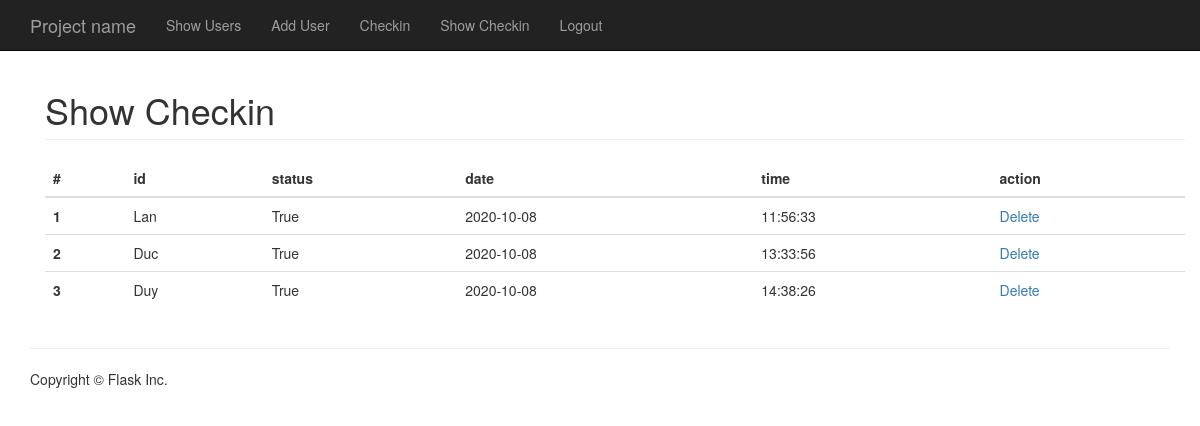
/showcheckin (signed in), run on the app's committed database.
### app/models.py (models this page shows, shortened)
class User(db.Model):
    __tablename__ = 'users'
    id = db.Column(db.Integer, primary_key = True)
    name = db.Column(db.String(255))

class Check_in(db.Model):
    __tablename__ = 'date_time'
    id = db.Column(db.Integer, primary_key = True)
    id_nv = db.Column(db.Integer)
    status = db.Column(db.Boolean)
    date = db.Column(db.String(255))
    time = db.Column(db.String(255))

### app/views.py (the view)
@app.route('/showcheckin')
def show_checkin():
    print('SESSION SHOW CHECKIN ', session)
    if (len(session) != 0):
        checkin = db.session.query(Check_in.id, Check_in.id_nv, Check_in.status, Check_in.date,Check_in.time, User.name).filter_by(id_nv= User.id).all()
        return render_template('show_checkin.html', users=checkin)
    else :
        return redirect(url_for('login'))

### app/templates/show_checkin.html (shortened to what this page needs)
{% extends 'base.html' %}
{% block main %}
<div class="container">
  <h1 class="page-header">Show Checkin</h1>
    <table class="table">
  <thead>
    <tr>
      <th scope="col">#</th>
      <th scope="col">id</th>
      <th scope="col">status</th>
      <th scope="col">date</th>
      <th scope="col">time</th>
      <th scope="col">action</th>
    </tr>
  </thead>
  <tbody>
  {% for i in range(users| length) %}
    <tr>
      <th scope="row">{{ i+1 }}</th>
      <td>{{ users[i].name }}</td>
      <td>{{ users[i].status }}</td>
      <td>{{ users[i].date }}</td>
      <td>{{ users[i].time }}</td>
      <td><a href="./remove/checkin/{{ users[i].id }}">Delete</a></td>
    </tr>
    {% endfor %}
  </tbody>
</table>
</div>
{% endblock %}

### app/templates/base.html (shortened to what this page needs)
<!DOCTYPE html>
<html lang="en">
  <head>
    <link href="/static/css/bootstrap.min.css" rel="stylesheet">
    <link rel="stylesheet" href="/static/css/app.css">
  </head>
  <body>
    <header>
        {% include "header.html" %}
    </header>
    <main>
        <div class="container">
            {% block main %}{% endblock %}
        </div>
    </main>
    <footer>
        <div class="container">
            {% include "footer.html" %}
        </div>
    </footer>
  </body>
</html>

### app/templates/header.html (shortened to what this page needs)
<nav class="navbar navbar-inverse navbar-fixed-top">
      <div class="container">
        <div class="navbar-header">
          <a class="navbar-brand" href="#">Project name</a>
        </div>
        <div id="navbar" class="collapse navbar-collapse">
          <ul class="nav navbar-nav">
            <li><a href="{{ url_for('show_users') }}">Show Users</a></li>
            <li><a href="{{ url_for('add_user') }}">Add User</a></li>
            <li><a href="{{ url_for('checkin') }}">Checkin</a></li>
            <li><a href="{{ url_for('show_checkin') }}">Show Checkin</a></li>
            <li><a href="{{ url_for('logout') }}">Logout</a></li>
          </ul>
        </div>
      </div>
</nav>

### app/templates/footer.html
<hr>
<p>Copyright &copy; Flask Inc.</p>

### app/static/css/app.css (style rules this page uses)
body { padding-top: 50px; }

### data on the page
User: name "Lan"
Check_in: date "2020-10-08", time "11:56:33"
User: name "Duc"
Check_in: date "2020-10-08", time "13:33:56"
User: name "Duy"
Check_in: date "2020-10-08", time "14:38:26"

### other printed values
{{ i+1 }} "1" "2" "3"
{{ users[i].status }} "True" "True" "True"
